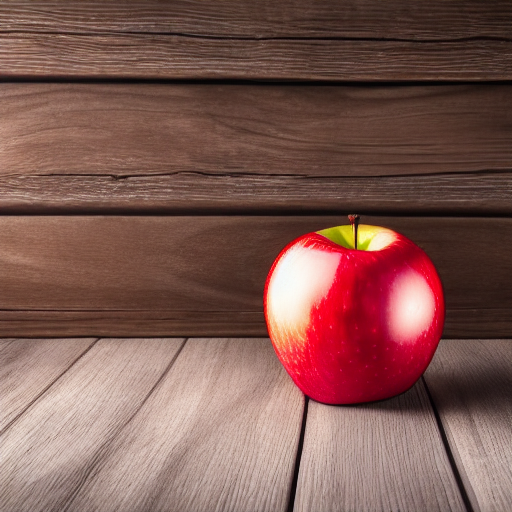
#> input picture acceptance48_text_to_image.png, 512 x 512 px, found by its file name
$ python inspect_stem.py
#> lines starting #> are read from the running program, lines starting #| are printed output that depends on the picture
from PIL import Image
import numpy as np

im = Image.open("acceptance48_text_to_image.png")
#> im is the input picture: PIL image 512x512 RGB; mean R, G, B 127, 88.4, 81.4
arr = np.array(im)

# Let's inspect the region directly above the apple top crest: Y in [170, 225], X in [330, 390]
crop_stem = arr[170:225, 330:390]
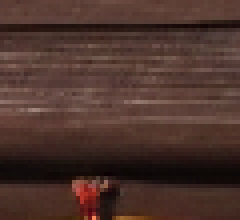
#> crop_stem: shape (55, 60, 3) (shown 4 times larger); mean R, G, B 76.6, 51.5, 44.4
print(f"Crop stem shape: {crop_stem.shape}")
#| Crop stem shape: (55, 60, 3)

print("Region above apple crest (Y: 180 to 220):")
for y in range(180, 222, 2):
    row_rgb = arr[y, 340:385]
    # Find darkest pixel or characteristic stem color (stem is usually dark brown / green)
    lum = np.mean(row_rgb, axis=-1)
    min_x_offset = int(np.argmin(lum))
    stem_x = 340 + min_x_offset
    min_rgb = arr[y, stem_x]
    print(f"  y={y:3d}: darkest px at x={stem_x:3d} RGB={min_rgb} lum={lum[min_x_offset]:.1f}")
#> this loop made 21 passes
#> (min_x_offset, stem_x, min_rgb) on passes 1 to 12: (42, 382, [70, 49, 45]), (2, 342, [64, 43, 33]), (0, 340, [85, 59, 52]), (44, 384, [76, 51, 47]), (35, 375, [73, 48, 41]), (20, 360, [75, 48, 46]), (43, 383, [91, 64, 55]), (44, 384, [72, 48, 39]), (17, 357, [82, 54, 47]), (5, 345, [84, 57, 49]), (3, 343, [92, 58, 52]), (44, 384, [78, 48, 39])
#|   y=180: darkest px at x=382 RGB=[70 49 45] lum=54.7
#|   y=182: darkest px at x=342 RGB=[64 43 33] lum=46.7
#|   y=184: darkest px at x=340 RGB=[85 59 52] lum=65.3
#|   y=186: darkest px at x=384 RGB=[76 51 47] lum=58.0
#|   y=188: darkest px at x=375 RGB=[73 48 41] lum=54.0
#|   y=190: darkest px at x=360 RGB=[75 48 46] lum=56.3
#|   y=192: darkest px at x=383 RGB=[91 64 55] lum=70.0
#|   y=194: darkest px at x=384 RGB=[72 48 39] lum=53.0
#> (further printed lines are left out)

$ run again, with acceptance48_comparison_grid.png copied over acceptance48_text_to_image.png
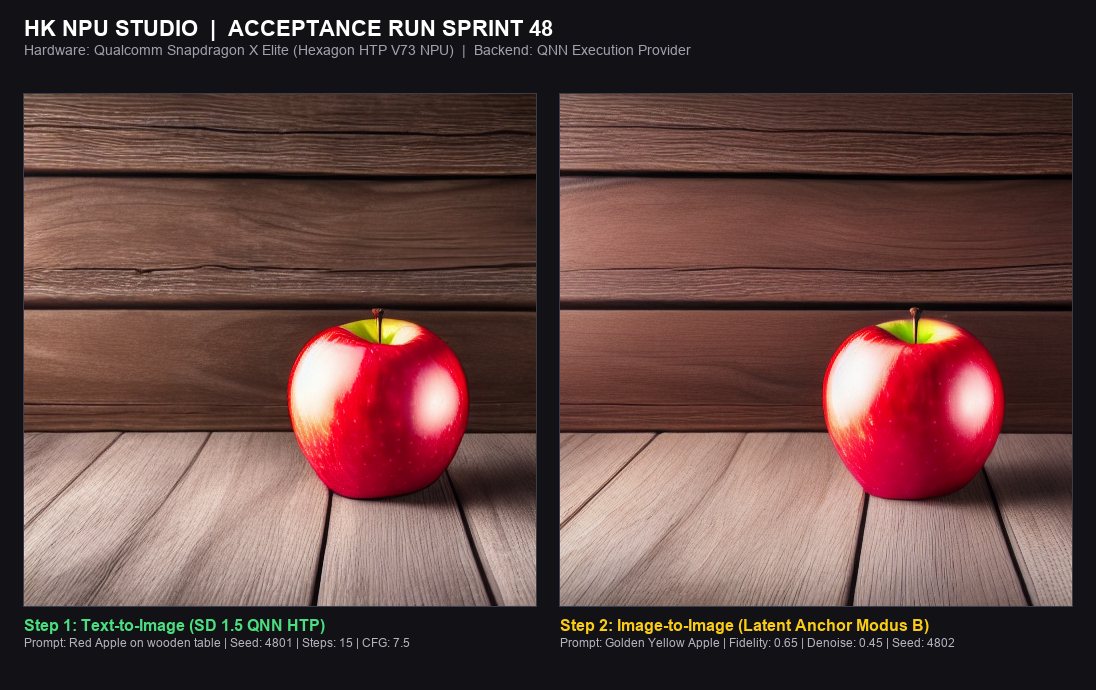
#> input picture acceptance48_comparison_grid.png, 1096 x 690 px, found by its file name
#> im is the input picture: PIL image 1096x690 RGB; mean R, G, B 96.5, 68.2, 64.8
#> `crop_stem = arr[170:225, 330:390]`:
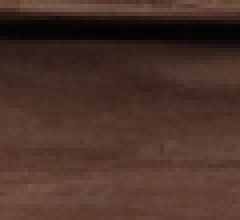
#> crop_stem: shape (55, 60, 3) (shown 4 times larger); mean R, G, B 74.6, 49.8, 41.3
#| Crop stem shape: (55, 60, 3)
#> the loop `for y in range(180, 222, 2):` made 21 passes
#> (min_x_offset, stem_x, min_rgb) on passes 1 to 8: (43, 383, [18, 10, 11]), (38, 378, [44, 29, 23]), (9, 349, [48, 29, 24]), (13, 353, [51, 31, 23]), (19, 359, [60, 38, 31]), (19, 359, [59, 37, 28]), (26, 366, [58, 33, 27]), (18, 358, [62, 36, 28])
#> (printed output is left out)
